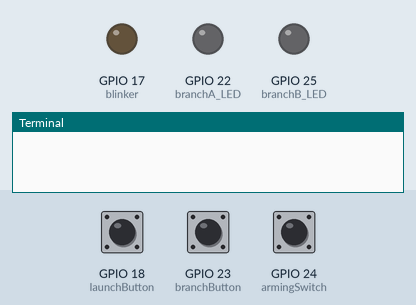
The program below on a simulated Raspberry Pi (BCM pin numbers). Shown: output pins drawn as LEDs (lit = HIGH), the last lines printed to the terminal. Dashed ring = blinking. The test bench sets the inputs (shaded band); at power-on: GPIO 23 (branchButton) HIGH, GPIO 24 (armingSwitch) LOW, GPIO 18 (launchButton) HIGH. The clock reads 2024-03-15 10:24:30 at power-on unless the program sets it.

Above: at 1.2 s.
1.3 s: GPIO 23 (branchButton) pulled LOW for 1 s
At 2.5 s:
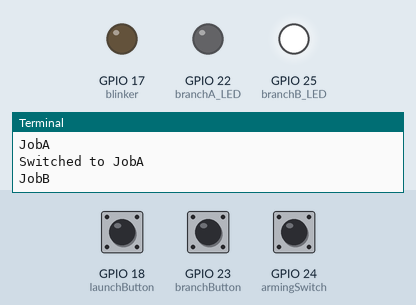
3.8 s: GPIO 24 (armingSwitch) pulled HIGH for 1 s
At 3.95 s:
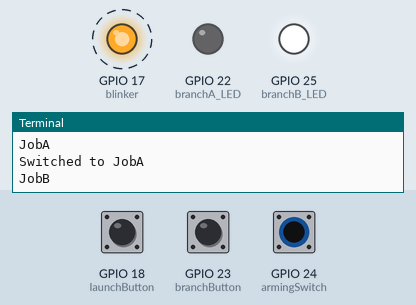
6.3 s: GPIO 24 (armingSwitch) pulled HIGH for 3.2 s
At 10.5 s:
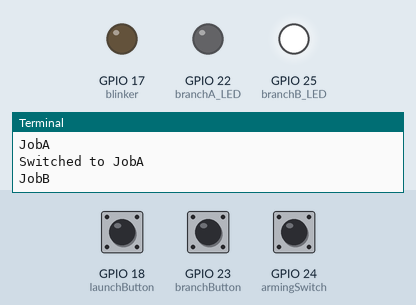
11.0 s: GPIO 23 (branchButton) pulled LOW for 0.35 s
At 11.8 s:
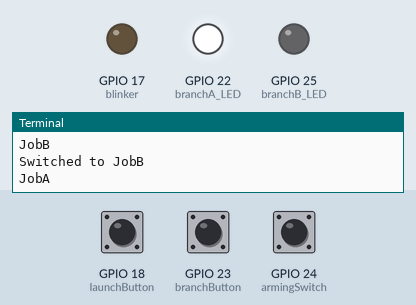
12.8 s: GPIO 24 (armingSwitch) pulled HIGH for 0.35 s
At 12.95 s:
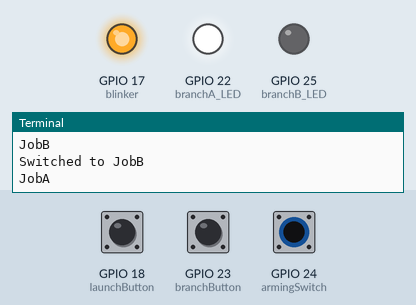
Timing chart, 0 to 15.6 s (numbered marks = the images above; inputs shaded):
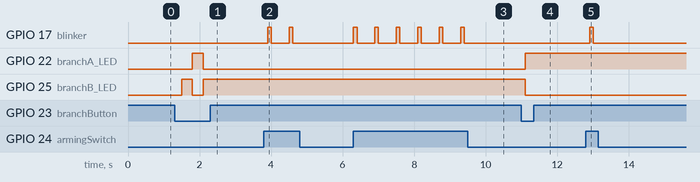

Measured:
- after the input at 1.3 s, GPIO 22 (branchA_LED): LOW → HIGH after 0.50 s, → LOW 0.30 s later; GPIO 25 (branchB_LED): LOW → HIGH after 0.20 s, → LOW 0.30 s later, → HIGH 0.30 s later
- after the input at 3.8 s, GPIO 17 (blinker): alternates HIGH for 0.10 s and LOW for 0.50 s, 4 changes in all, then stays LOW, starting after 0.10 s
- after the input at 6.3 s, GPIO 17 (blinker): alternates HIGH for 0.10 s and LOW for 0.50 s, 12 changes in all, then stays LOW, starting at once
- after the input at 11.0 s, GPIO 22 (branchA_LED): LOW → HIGH after 0.10 s; GPIO 25 (branchB_LED): HIGH → LOW after 0.10 s
- after the input at 12.8 s, GPIO 17 (blinker): LOW → HIGH after 0.10 s, → LOW 0.10 s later

The program:

launchButton.py
```python
#!/usr/bin/env python

try:
        import time
        from time import sleep
        import datetime
        import os
        import RPi.GPIO as GPIO

        # BLINK CYCLE ENDING WITH LED OFF
        def Blink(pin):
                GPIO.output(pin,GPIO.HIGH)
                sleep(.1)
                GPIO.output(pin,GPIO.LOW)
                sleep(.1)
                return

        # BLINK CYCLE ENDING WITH LED ON
        def AltBlink(pin):
                for i in range(0, 20):
                        GPIO.output(pin,GPIO.LOW)
                        sleep(.1)
                        GPIO.output(pin,GPIO.HIGH)
                        sleep(.1)
                return

        # TRIGGER A JobA or JobB BUILD DEPENDING ON THE INPUT
        def runTheBuild(targetJob):
                # REPLACE ITEMS INSIDE SQUARE BRACKETS WITH YOUR CREDS
                GPIO.output(blinker,GPIO.HIGH)
                print('Triggered a build of ' + job + ' at ' + renderedTime)
                if ( targetJob == jobATarget ):
                        os.system("curl -v -u [USERNAME]:[PASSWORD] http://[JENKINS URL]/job/JobA/build --request POST")
                        AltBlink(branchA_LED)
                else :
                        os.system("curl -v -u [USERNAME]:[PASSWORD] http://[JENKINS URL]/job/JobB/build --request POST")
                        AltBlink(branchB_LED)
                sleep(5)
                GPIO.output(blinker,GPIO.LOW)

        # GPIO PINS FOR INTERACTIONS (BCM)
        blinker = 17
        armingSwitch = 24
        launchButton = 18
        branchButton = 23
        branchA_LED = 22
        branchB_LED = 25

        # SET YOR JOB TARGETS
        jobATarget = "JobA"
        jobBTarget = "JobB"

        # SET THE DEFAULT BRANCH TARGET
        targetJob = jobATarget

        # GPIO SETUP
        GPIO.setmode(GPIO.BCM)
        GPIO.setup(launchButton, GPIO.IN, pull_up_down=GPIO.PUD_UP)
        GPIO.setup(armingSwitch, GPIO.IN, pull_up_down=GPIO.PUD_DOWN)
        GPIO.setup(blinker, GPIO.OUT)
        GPIO.setup(branchButton, GPIO.IN, pull_up_down=GPIO.PUD_UP)
        GPIO.setup(branchA_LED, GPIO.OUT)
        GPIO.setup(branchB_LED, GPIO.OUT)

        ts = time.time()
        renderedTime = datetime.datetime.fromtimestamp(ts).strftime('%Y-%m-%d %H:%M:%S')

        while True:
                launchButtonState = GPIO.input(launchButton)
                branchButtonState = GPIO.input(branchButton)

                if ( GPIO.input(armingSwitch) == True ):
                        armed = True
                        #print("armed")
                        Blink(blinker)
                else:
                        armed = False
                        #print("unarmed")

                # BRANCH SWITCHING
                if ( branchButtonState == 0 ):
                        if ( targetJob == jobATarget ):
                                targetJob = jobBTarget
                                GPIO.output(branchA_LED,GPIO.LOW)
                                GPIO.output(branchB_LED,GPIO.HIGH)
                                print("Switched to JobA")
                                print(targetJob)
                        elif ( targetJob == jobBTarget ):
                                targetJob = jobATarget
                                GPIO.output(branchA_LED,GPIO.HIGH)
                                GPIO.output(branchB_LED,GPIO.LOW)
                                print("Switched to JobB")
                                print(targetJob)
                sleep(0.2)

                # BUTTON HANDLING/DEBOUNCING
                if ( armed == True ):
                        if ( launchButtonState == 0 ) and ( targetJob == jobATarget ):
                                runTheBuild(jobATarget)
                                sleep(0.5)

                        elif ( launchButtonState == 0 ) and ( targetJob == jobBTarget ):
                                runTheBuild(jobBTarget)
                                sleep(0.5)
                        sleep(0.1)
                sleep(0.1)


except KeyboardInterrupt:
        GPIO.cleanup()
```
